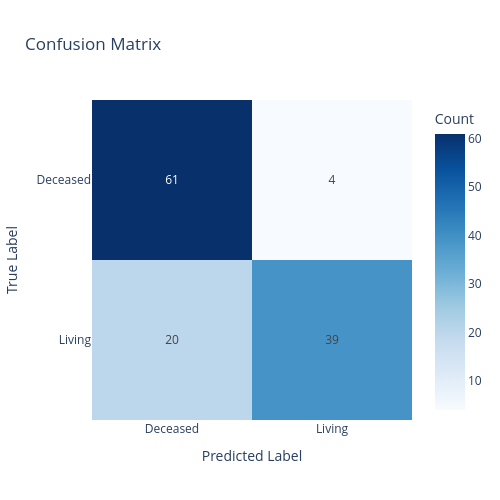

Notebook code for this chart:
### Code cell
import plotly.express as px
import pandas as pd
from sklearn.metrics import confusion_matrix

cm = confusion_matrix(y_test, y_pred)
labels = ['Deceased', 'Living']

# Convert to DataFrame for heatmap
cm_df = pd.DataFrame(cm, index=labels, columns=labels)

fig_cm = px.imshow(
    cm_df,
    text_auto=True,
    color_continuous_scale='Blues',
    labels=dict(x="Predicted Label", y="True Label", color="Count"),
    title="Confusion Matrix"
)
fig_cm.update_layout(width=500, height=500)
fig_cm.show()

### Figure 1 — Plotly figure (JSON) as saved in the notebook; plotly's stock layout.template omitted (floating-point values rounded to 4 significant figures)
{"data": [{"coloraxis": "coloraxis", "hovertemplate": "Predicted Label: %{x}<br>True Label: %{y}<br>Count: %{z}<extra></extra>", "name": "0", "texttemplate": "%{z}", "type": "heatmap", "x": ["Deceased", "Living"], "xaxis": "x", "y": ["Deceased", "Living"], "yaxis": "y", "z": [[61, 4], [20, 39]]}], "layout": {"coloraxis": {"autocolorscale": false, "colorbar": {"title": {"text": "Count"}}, "colorscale": [[0.0, "rgb(247,251,255)"], [0.125, "rgb(222,235,247)"], [0.25, "rgb(198,219,239)"], [0.375, "rgb(158,202,225)"], [0.5, "rgb(107,174,214)"], [0.625, "rgb(66,146,198)"], [0.75, "rgb(33,113,181)"], [0.875, "rgb(8,81,156)"], [1.0, "rgb(8,48,107)"]]}, "height": 500, "title": {"text": "Confusion Matrix"}, "width": 500, "xaxis": {"anchor": "y", "constrain": "domain", "domain": [0.0, 1.0], "scaleanchor": "y", "title": {"text": "Predicted Label"}}, "yaxis": {"anchor": "x", "autorange": "reversed", "constrain": "domain", "domain": [0.0, 1.0], "title": {"text": "True Label"}}}}
